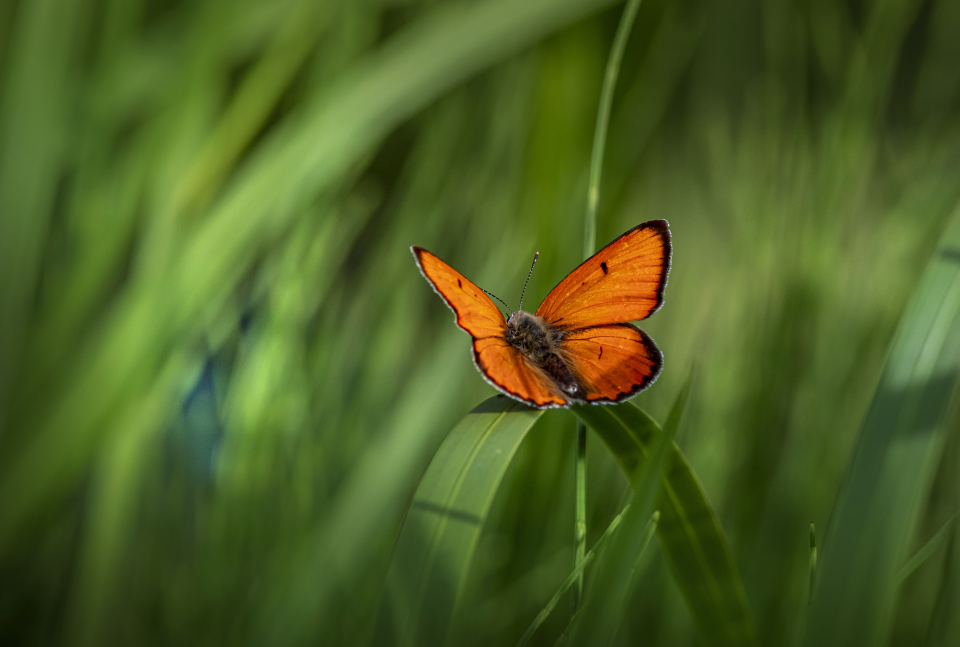
#> input picture test_img.jpg, 1920 x 1293 px (shown at 1/2 size)
$ jupyter execute --allow-errors Img2Heatmap.ipynb
#> lines starting #> are read from the running program, lines starting #| are printed output that depends on the picture
# Turning images into heatmaps
### (Python,Scikit-image)

I have selected a pretty butterfly from pixabay [image link](https://pixabay.com/ru/photos/%d0%b1%d0%b0%d0%b1%d0%be%d1%87%d0%ba%d0%b0-lycaena-dispar-7320158/) The original rgb image size was 1293 height and 1920 width. The LinkedIn background stripe size is about 600 height and 2000 width. So, the image should be cropped. <br>

To read more please read medium article [link](https://medium.com/@ttatyana.pichugina/turning-images-into-heatmaps-a703ce545755)
### Load image

[cell 1]
import numpy as np
import matplotlib.pyplot as plt
import skimage.io as io

# Load original image
img=io.imread("test_img.jpg")
#> img is the input picture: shape (1293, 1920, 3); mean R, G, B 76.1, 95.1, 35.9
plt.imshow(img);

### Cut the stripe with a butterfly

[cell 2]
# Cut the stripe
import numpy as np
img_cut=img[400:1000,:,:]
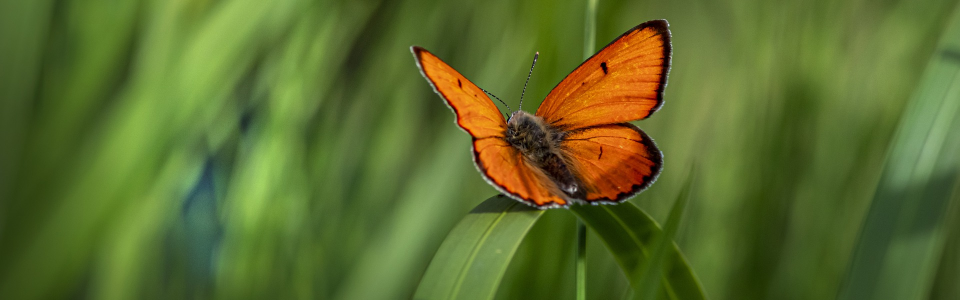
#> img_cut: shape (600, 1920, 3) (shown at 1/2 size); mean R, G, B 91.6, 108.1, 44.8
plt.imshow(img_cut);

plt.savefig("cut_stripe.png")

###  Convert image to gray

[cell 3]
# Convert to gray
from skimage.color import rgb2gray
gray_img = rgb2gray(img_cut)
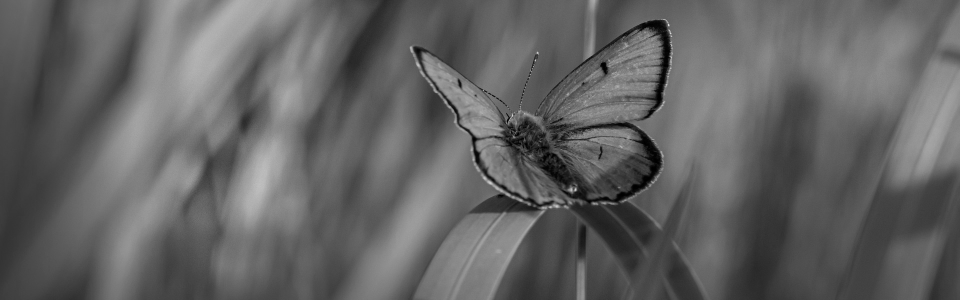
#> gray_img: shape (600, 1920) float64 (shown at 1/2 size); min 0, max 0.994, mean 0.392
plt.imshow(gray_img,cmap='gray')

### Pixelated artwork effect

The aim of this step is to make the image look like pixelated artwork. The image is divided into non-overlapping blocks. How to work with blocks I have found here [link]( https://tirthajyoti.github.io/Scikit-image-book/Block_view_mean_max_median_sampling.html).


[cell 4]
from skimage import util

# select box size
block_shape = (10, 10)
view = util.view_as_blocks(gray_img, block_shape)

# collapse the last two dimensions in one
flatten_view = view.reshape(view.shape[0], view.shape[1], -1)

# choose min within box
min_view = np.min(flatten_view, axis=2)
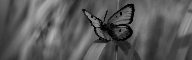
#> min_view: shape (60, 192) float64; min 0, max 0.717, mean 0.355
plt.imshow(min_view,cmap='gray')
